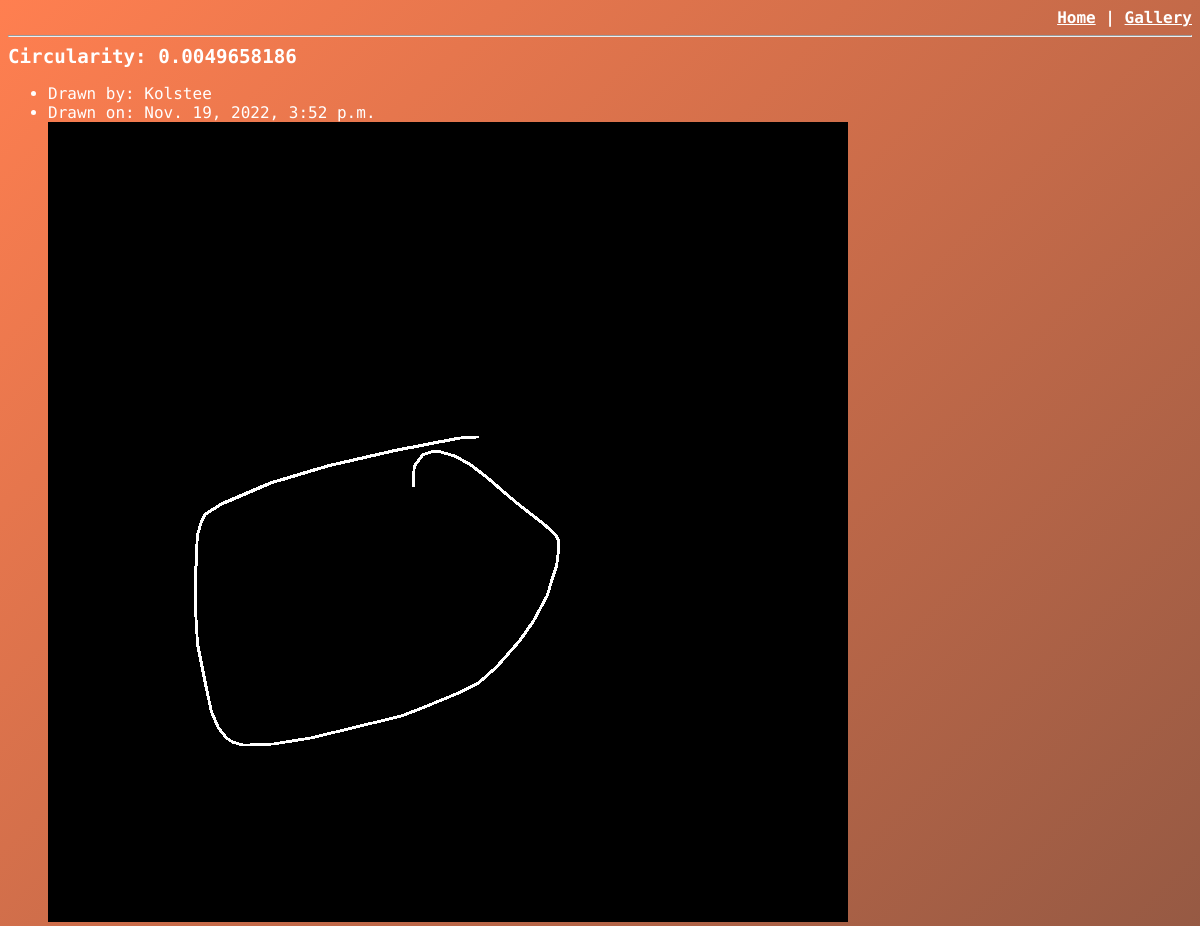
Screenshot of /index/97/ with the database file from the repository.
### circleScoreApp/models.py (models this page shows, shortened)
class Circle(models.Model):
    artist_name = models.CharField(max_length = 200)
    circularity = models.DecimalField(max_digits = 16, decimal_places=10)
    circle = models.ImageField(upload_to='circles/')
    draw_date = models.DateTimeField(auto_now_add = True)

### circleScoreApp/views.py (the view)
# urls.py: path('index/<int:circle_id>/', views.circle, name = 'circle'),
def circle(request, circle_id):
    try:
        circle = Circle.objects.get(pk = circle_id)
    except Circle.DoesNotExist:
        raise Http404("Circle does not exist")
    return render(request, 'circleScoreApp/circle.html', {'circle': circle})

### circleScoreApp/templates/circleScoreApp/circle.html
{% extends 'circleScoreApp/base_template.html' %}
{% load static %}
{% block content %}
<big><b>Circularity: {{ circle.circularity }}</b></big>
<ul>
    <li>Drawn by: {{ circle.artist_name }}</li>
    <li>Drawn on: {{ circle.draw_date }}</li>
    <img src = {{ circle.circle.url }}/>
</ul>
{% endblock %}

### circleScoreApp/static/circleScoreApp/style.css (style rules this page uses)
body { background: linear-gradient(-45deg, black, #383838, coral); background-size: 400% 400%; animation: gradient 15s ease infinite; height: 100vh; font-family: 'Fira Code', monospace; color: white; }

### rows the page displays
Circle: circularity "0.0049658186", artist_name "Kolstee", draw_date "Nov. 19, 2022, 3:52 p.m.", circle (picture)
